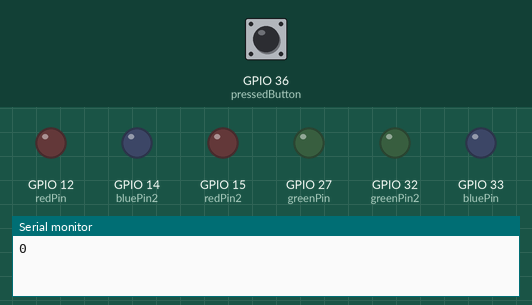
The sketch below on a simulated ESP32. On the bench: output pins drawn as LEDs (lit = HIGH), the last lines printed to the serial monitor. Inputs (shaded band) come from the test bench; at power-on: GPIO 36 (pressedButton) LOW.

Above: at 0.03 s.
At 5.0 s:
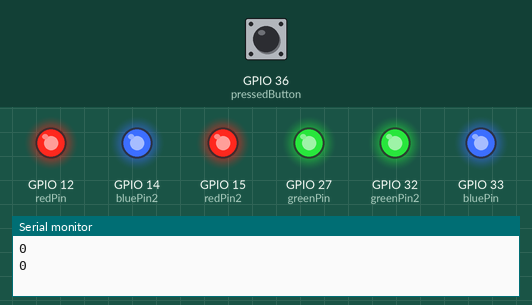
At 12.5 s:
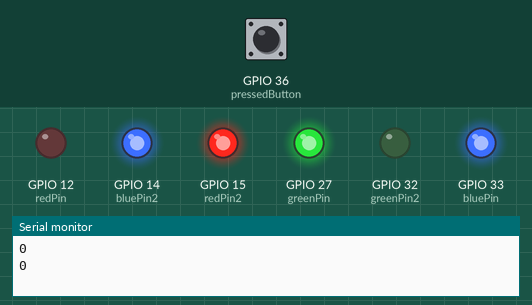
At 20.0 s:
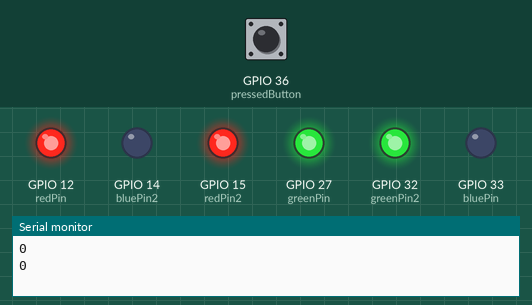
Timing chart, 0 to 28.8 s (numbered marks = the images above):
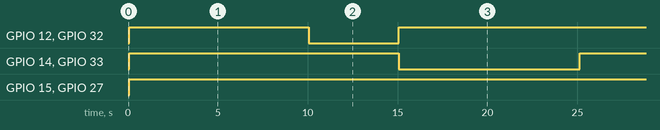

Measured:
- by itself, GPIO 12 (redPin), GPIO 32 (greenPin2): repeats every 25.1 s: LOW 5.0 s, HIGH 20.1 s
- by itself, GPIO 14 (bluePin2), GPIO 33 (bluePin): alternates HIGH for 15.0 s and LOW for 10.1 s
- by itself, GPIO 15 (redPin2), GPIO 27 (greenPin): LOW → HIGH at 0.06 s

The sketch:

trafficlight.ino
```cpp
int redPin= 12;
int greenPin = 27;
int bluePin = 33;

int redPin2= 15;
int greenPin2 = 32;
int bluePin2 = 14;

int pressedButton = A0;
int counter = 0; //keeps count of the presses

void setup() {
    // initialize serial communication at 9600 bits per second:

  Serial.begin(9600);
  pinMode(redPin, OUTPUT);
  pinMode(greenPin, OUTPUT);
  pinMode(bluePin, OUTPUT);

  pinMode(redPin2, OUTPUT);
  pinMode(greenPin2, OUTPUT);
  pinMode(bluePin2, OUTPUT);
  pinMode(pressedButton, INPUT);


  }
void loop() {
  int buttonState = digitalRead(pressedButton);
  Serial.println(buttonState);
  delay(30);

  Serial.println(counter);
  delay(30);

  //starting the code / counting upon presses
  if(buttonState == HIGH){
    counter++;
    delay(100);
   }

   else if(counter == 1){
    //This will blink white for both RGB LEDS untill pushed again
    Serial.println("This should turn the LEDS WHITE"); //debug message
    RGB_1(255, 255, 255); // White
    delay(200);
    RGB_2(255, 255, 255); // White
    delay(200);

    }

   //resetting counter back to zero to reset
   else{
    counter = 0;
    RGB_1(255, 255, 255); // White
    RGB_2(255,255 ,255); // Yellow
    delay(10000);
    digitalWrite(redPin, HIGH);//Red
    digitalWrite(greenPin2, HIGH); // Green
    digitalWrite(redPin, LOW);//Red
    digitalWrite(greenPin2, LOW); // Green
    delay(5000);
    RGB_1(255,255 ,0); // Yellow
    RGB_2(255,255 ,0); // Yellow
    delay(5000);
    digitalWrite(redPin2, HIGH);//Red
    digitalWrite(greenPin, HIGH); // Green
    delay(5000);
    RGB_1(255,255 ,0); // Yellow
    RGB_2(255,255 ,0); // Yellow


    }

}

// These functions set the colors for yellow
void RGB_1(int redValue, int greenValue, int blueValue)
 {
  digitalWrite(redPin, redValue);
  digitalWrite(greenPin, greenValue);
  digitalWrite(bluePin, blueValue);

}
void RGB_2(int redValue, int greenValue, int blueValue)
 {
  digitalWrite(redPin2, redValue);
  digitalWrite(greenPin2, greenValue);
  digitalWrite(bluePin2, blueValue);

}
```
